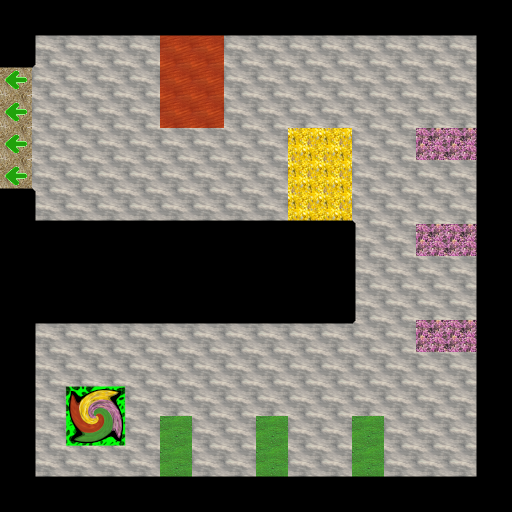

A 2D game scene composited from a Tiled map and its tileset images. What follows is a short description and the map's XML, with every tile layer's data as written:
An orthogonal 16x16 tile map with 32x32 px tiles, 3 tile layers (water, path, top) and 19 objects.

<map version="1.2" tiledversion="1.3.2" orientation="orthogonal" renderorder="right-down" compressionlevel="0" width="16" height="16" tilewidth="32" tileheight="32" infinite="0" nextlayerid="11" nextobjectid="20">
 <tileset firstgid="1" name="ground_set" tilewidth="32" tileheight="32" tilecount="256" columns="16">
  <image source="../img/board/ground_set.png" width="512" height="512" />
 </tileset>
 <layer id="1" name="water" width="16" height="16">
  <data encoding="csv">
0,0,0,0,0,0,0,0,0,0,0,0,0,0,0,0,
0,0,0,0,0,0,0,0,0,0,0,0,0,0,0,0,
165,0,0,0,0,0,0,0,0,0,0,0,0,0,0,0,
165,0,0,0,0,0,0,0,0,0,0,0,0,0,0,0,
165,0,0,0,0,0,0,0,0,0,0,0,0,0,0,0,
165,0,0,0,0,0,0,0,0,0,0,0,0,0,0,0,
0,0,0,0,0,0,0,0,0,0,0,0,0,0,0,0,
0,0,0,0,0,0,0,0,0,0,0,0,0,0,0,0,
0,0,0,0,0,0,0,0,0,0,0,0,0,0,0,0,
0,0,0,0,0,0,0,0,0,0,0,0,0,0,0,0,
0,0,0,0,0,0,0,0,0,0,0,0,0,0,0,0,
0,0,0,0,0,0,0,0,0,0,0,0,0,0,0,0,
0,0,0,0,0,0,0,0,0,0,0,0,0,0,0,0,
0,0,0,0,0,0,0,0,0,0,0,0,0,0,0,0,
0,0,0,0,0,0,0,0,0,0,0,0,0,0,0,0,
0,0,0,0,0,0,0,0,0,0,0,0,0,0,0,0
</data>
 </layer>
 <layer id="3" name="path" width="16" height="16">
  <data encoding="csv">
0,0,0,0,0,0,0,0,0,0,0,0,0,0,0,0,
0,21,21,21,21,66,66,21,21,21,21,21,21,21,21,0,
10,21,21,21,21,66,66,21,21,21,21,21,21,21,21,0,
10,21,21,21,21,66,66,21,21,21,21,21,21,21,21,0,
10,21,21,21,21,21,21,21,21,131,131,21,21,69,69,0,
10,21,21,21,21,21,21,21,21,131,131,21,21,21,21,0,
0,21,21,21,21,21,21,21,21,131,131,21,21,21,21,0,
0,0,0,0,0,0,0,0,0,0,0,21,21,69,69,0,
0,0,0,0,0,0,0,0,0,0,0,21,21,21,21,0,
0,0,0,0,0,0,0,0,0,0,0,21,21,21,21,0,
0,21,21,21,21,21,21,21,21,21,21,21,21,69,69,0,
0,21,21,21,21,21,21,21,21,21,21,21,21,21,21,0,
0,21,21,21,21,21,21,21,21,21,21,21,21,21,21,0,
0,21,21,21,21,24,21,21,24,21,21,24,21,21,21,0,
0,21,21,21,21,24,21,21,24,21,21,24,21,21,21,0,
0,0,0,0,0,0,0,0,0,0,0,0,0,0,0,0
</data>
 </layer>
 <layer id="2" name="top" width="16" height="16">
  <data encoding="csv">
0,0,0,0,0,0,0,0,0,0,0,0,0,0,0,0,
0,193,194,194,194,194,194,194,194,194,194,194,194,194,195,0,
194,213,0,0,0,0,0,0,0,0,0,0,0,0,211,0,
0,0,0,0,0,0,0,0,0,0,0,0,0,0,211,0,
0,0,0,0,0,0,0,0,0,0,0,0,0,0,211,0,
226,197,0,0,0,0,0,0,0,0,0,0,0,0,211,0,
0,225,226,226,226,226,226,226,226,226,226,197,0,0,211,0,
0,0,0,0,0,0,0,0,0,0,0,209,0,0,211,0,
0,0,0,0,0,0,0,0,0,0,0,209,0,0,211,0,
0,0,0,0,0,0,0,0,0,0,0,209,0,0,211,0,
0,193,194,194,194,194,194,194,194,194,194,213,0,0,211,0,
0,209,0,0,0,0,0,0,0,0,0,0,0,0,211,0,
0,209,161,162,0,0,0,0,0,0,0,0,0,0,211,0,
0,209,177,178,0,0,0,0,0,0,0,0,0,0,211,0,
0,225,226,226,226,226,226,226,226,226,226,226,226,226,227,0,
0,0,0,0,0,0,0,0,0,0,0,0,0,0,0,0
</data>
 </layer>
 <objectgroup id="6" name="end">
  <object id="11" x="0" y="64">
   <polygon points="0,0 16,0 16,128 0,128" />
  </object>
 </objectgroup>
 <objectgroup id="7" name="green">
  <object id="12" x="160" y="416">
   <polygon points="0,0 0,64 32,64 32,0" />
  </object>
  <object id="13" x="256" y="416">
   <polygon points="0,0 0,64 32,64 32,0" />
  </object>
  <object id="14" x="352" y="416">
   <polygon points="0,0 0,64 32,64 32,0" />
  </object>
 </objectgroup>
 <objectgroup id="8" name="pink">
  <object id="15" x="416" y="320">
   <polygon points="0,0 0,32 64,32 64,0" />
  </object>
  <object id="16" x="416" y="224">
   <polygon points="0,0 0,32 64,32 64,0" />
  </object>
  <object id="17" x="416" y="128">
   <polygon points="0,0 0,32 64,32 64,0" />
  </object>
 </objectgroup>
 <objectgroup id="9" name="yellow">
  <object id="18" x="288" y="128">
   <polygon points="0,0 0,96 64,96 64,0" />
  </object>
 </objectgroup>
 <objectgroup id="10" name="red">
  <object id="19" x="160" y="32">
   <polygon points="0,0 0,96 64,96 64,0" />
  </object>
 </objectgroup>
 <objectgroup id="5" name="obstacle">
  <object id="1" x="0" y="64">
   <polygon points="0,0 32,0 32,-32 32,-64 0,-64" />
  </object>
  <object id="2" x="32" y="0">
   <polygon points="0,0 480,0 480,32 0,32" />
  </object>
  <object id="3" x="480" y="32">
   <polygon points="0,0 0,480 32,480 32,0" />
  </object>
  <object id="4" x="0" y="192">
   <polygon points="0,0 0,32 32,32 32,0" />
  </object>
  <object id="5" x="0" y="224">
   <polygon points="0,0 352,0 352,96 0,96" />
  </object>
  <object id="6" x="0" y="320">
   <polygon points="0,0 0,192 32,192 32,0" />
  </object>
  <object id="7" x="32" y="480">
   <polygon points="0,0 448,0 448,32 0,32" />
  </object>
  <object id="8" x="0" y="32">
   <polygon points="0,0 -64,0 -64,32 0,32" />
  </object>
  <object id="9" x="-64" y="32">
   <polygon points="0,0 -32,0 -32,192 0,192" />
  </object>
  <object id="10" x="0" y="192">
   <polygon points="0,0 -64,0 -64,32 0,32" />
  </object>
 </objectgroup>
</map>
